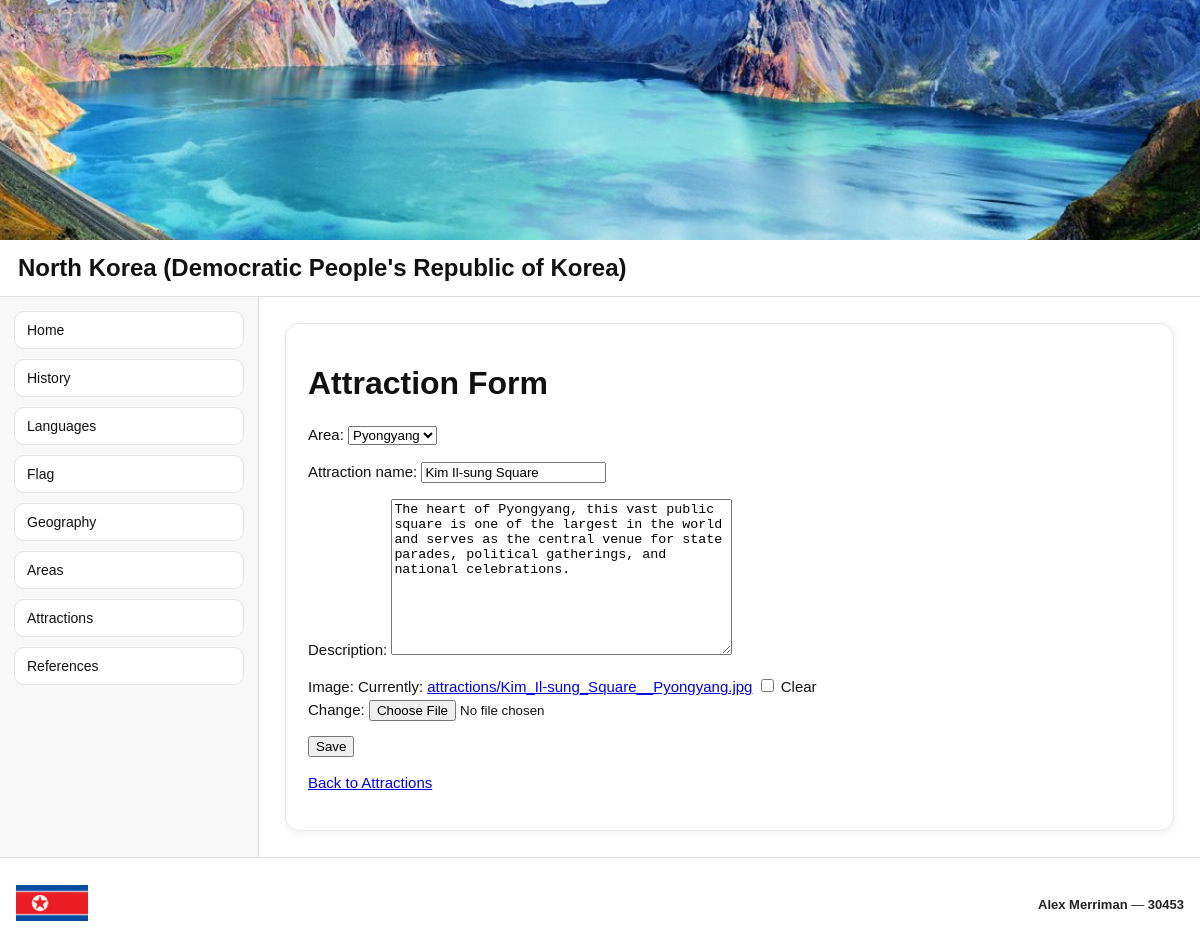
Screenshot of /geography/attraction/update/1/ with the database file from the repository.
### geography/models.py (models this page shows, shortened)
class Attraction(models.Model):
    area = models.ForeignKey(Area, on_delete=models.CASCADE)
    attraction_name = models.CharField(max_length=200)
    description = models.TextField(blank=True)
    image = models.ImageField(upload_to='attractions/', blank=True, null=True)

### geography/views.py (the view)
# urls.py: path('attraction/update/<int:pk>/', views.AttractionUpdate.as_view(), name='attractionupdate'),
class AttractionUpdate(UpdateView):
    model = Attraction
    template_name = 'geography/attraction_form.html'
    fields = ['area', 'attraction_name', 'description', 'image']
    def get_context_data(self, **kwargs):
        context = super().get_context_data(**kwargs)
        context['country'] = COUNTRY_NAME
        context['page_title'] = 'Update Attraction'
        context['page_meta'] = {
            "title": "Update Attraction",
            "last_updated": None,
        }
        return context

### geography/models.py (called while the page is built)
    def __str__(self):
        return self.area_name

### geography/templates/geography/attraction_form.html (shortened to what this page needs)
{% extends 'pages/base.html' %}
{% block content %}
<h1>Attraction Form</h1>
<form method="post" enctype="multipart/form-data">
    {{ form.as_p }}
    <button type="submit">Save</button>
</form>
<p><a href="{% url 'attractionlist' %}">Back to Attractions</a></p>
{% endblock %}

### static/site.css (style rules this page uses)
html, body { height: 100%; }
body { margin: 0; font-family: Arial, sans-serif; background: #f4f4f4; color: #111; }
.content p { line-height: 1.5; font-size: 15px; }

### rows the page displays
Attraction: area "Pyongyang", attraction_name "Kim Il-sung Square", description "The heart of Pyongyang, this vast public square is one of the largest in the world and serves as the central venue for state parades, political gatherings, and national celebrations."

### other values shown
{{ country }} "North Korea (Democratic People's Republic of Korea)"
